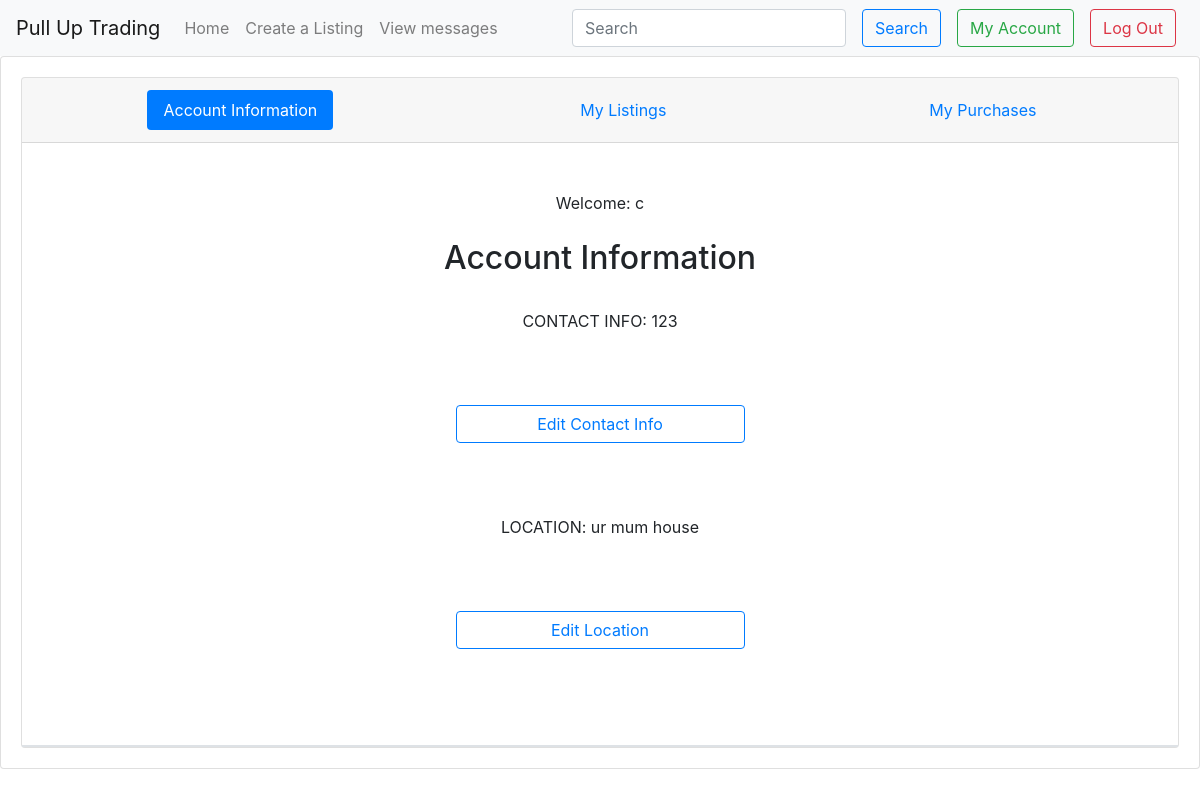
Page /profile (signed in) on the earlier database version.
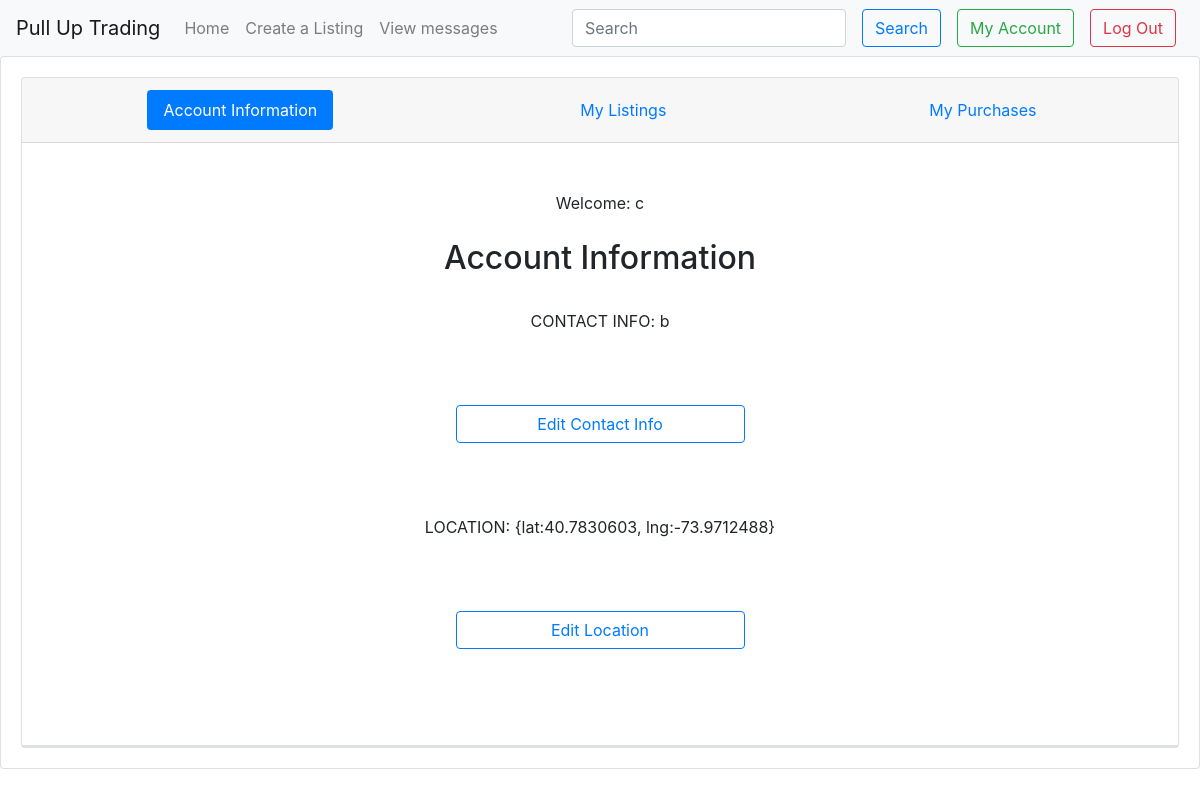
Same page on the later database version.
### tables this page shows
CREATE TABLE users(id integer, username text, password text, location text, contactInfo text);

### __init__.py (the view, shortened to what this page needs)
@app.route('/profile', methods=['GET', 'POST'])
def profile():
    if request.method == 'GET':
        arr = getUserInfo(session['username'])
        print(arr)
        return render_template('profileInfo.html', userInfo=arr, key=key)

### data/dbfunc.py (called while the page is built)
def getUserInfo(user):
    db = sqlite3.connect(DB_FILE)
    c = db.cursor()
    if isinstance(user, str):
        arr = c.execute('SELECT * FROM users WHERE username=\"{}\";'.format(user)).fetchall()
    else:
        arr = c.execute('SELECT * FROM users WHERE id={};'.format(user)).fetchall()
    if len(arr)>0:
        return arr[0]
    return []

### templates/profileInfo.html (shortened to what this page needs)
{% extends "base.html" %}
{% block body %}
<div class="card-header">
  <ul class="nav nav-pills card-header-pills">
    <li class="mx-auto nav-item">
      <a class="nav-link active" href="/profile">Account Information</a>
    </li>
    <li class="mx-auto nav-item">
      <a class="nav-link" href="/profile/myListings/active">My Listings</a>
    </li>
    <li class="mx-auto nav-item">
      <a class="nav-link" href="/profile/myPurchases">My Purchases</a>
    </li>
  </ul>
</div>
<br>
<p class="mx-auto my-4"> Welcome: {{ session['username'] }}</p>
<h2>Account Information</h2>
<p class="mx-auto my-4"> CONTACT INFO: {{ userInfo[4] }}</p>
<button id="infoButton" class="btn btn-outline-primary w-25 mx-auto my-5 text-primary">Edit Contact Info</button>
<p class="mx-auto my-4"> LOCATION: {{ userInfo[3] }}</p>
<button id="locationButton" class="btn btn-outline-primary w-25 mx-auto my-5 text-primary">Edit Location</button>
<br>
<br>
<div class="border"></div>
{% endblock %}

Differences in the rows shown:
changed users: contactInfo "123" → "b"; location "ur mum house" → "{lat:40.7830603, lng:-73.9712488}"
